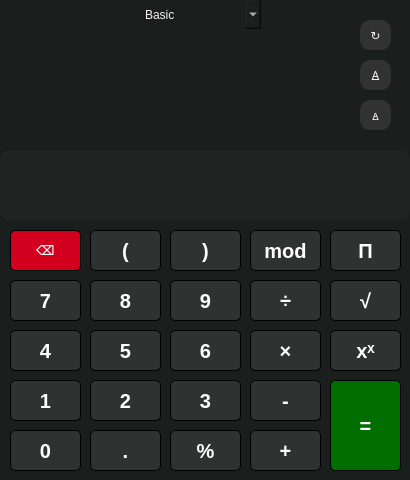
<?xml version="1.0" encoding="UTF-8"?>
<ui version="4.0">
 <class>MainWindow</class>
 <widget class="QMainWindow" name="MainWindow">
  <property name="enabled">
   <bool>true</bool>
  </property>
  <property name="geometry">
   <rect>
    <x>0</x>
    <y>0</y>
    <width>410</width>
    <height>480</height>
   </rect>
  </property>
  <property name="sizePolicy">
   <sizepolicy hsizetype="Fixed" vsizetype="Fixed">
    <horstretch>0</horstretch>
    <verstretch>0</verstretch>
   </sizepolicy>
  </property>
  <property name="minimumSize">
   <size>
    <width>410</width>
    <height>480</height>
   </size>
  </property>
  <property name="maximumSize">
   <size>
    <width>410</width>
    <height>480</height>
   </size>
  </property>
  <property name="acceptDrops">
   <bool>false</bool>
  </property>
  <property name="windowTitle">
   <string>MainWindow</string>
  </property>
  <property name="styleSheet">
   <string notr="true">border-radius: 10%;
color: rgb(246, 245, 244);
background-color: rgb(26, 31, 30);</string>
  </property>
  <property name="windowFilePath">
   <string/>
  </property>
  <property name="inputMethodHints">
   <set>Qt::ImhNone</set>
  </property>
  <property name="documentMode">
   <bool>false</bool>
  </property>
  <property name="tabShape">
   <enum>QTabWidget::Rounded</enum>
  </property>
  <widget class="QWidget" name="centralwidget">
   <widget class="QTextBrowser" name="textBrowser">
    <property name="geometry">
     <rect>
      <x>-1</x>
      <y>0</y>
      <width>411</width>
      <height>151</height>
     </rect>
    </property>
    <property name="font">
     <font>
      <pointsize>20</pointsize>
     </font>
    </property>
    <property name="styleSheet">
     <string notr="true">background-color: rgb(26, 31, 30);
color: rgb(255, 255, 255);</string>
    </property>
   </widget>
   <widget class="QPushButton" name="pushButton_clear">
    <property name="geometry">
     <rect>
      <x>10</x>
      <y>230</y>
      <width>71</width>
      <height>41</height>
     </rect>
    </property>
    <property name="maximumSize">
     <size>
      <width>71</width>
      <height>41</height>
     </size>
    </property>
    <property name="font">
     <font>
      <pointsize>10</pointsize>
      <weight>75</weight>
      <bold>true</bold>
     </font>
    </property>
    <property name="styleSheet">
     <string notr="true">background-color: rgb(210, 0,30);
color: white;
border-radius: 5%;
border: 1px solid  rgb(0, 0, 0);</string>
    </property>
    <property name="text">
     <string>⌫</string>
    </property>
   </widget>
   <widget class="QLineEdit" name="lineEdit">
    <property name="geometry">
     <rect>
      <x>0</x>
      <y>150</y>
      <width>410</width>
      <height>71</height>
     </rect>
    </property>
    <property name="font">
     <font>
      <pointsize>20</pointsize>
      <italic>true</italic>
     </font>
    </property>
    <property name="styleSheet">
     <string notr="true">color: rgb(255, 255, 255);
background-color: rgb(31, 36, 35);</string>
    </property>
    <property name="text">
     <string/>
    </property>
   </widget>
   <widget class="QPushButton" name="pushButton_num7">
    <property name="geometry">
     <rect>
      <x>10</x>
      <y>280</y>
      <width>71</width>
      <height>41</height>
     </rect>
    </property>
    <property name="font">
     <font>
      <pointsize>15</pointsize>
      <weight>75</weight>
      <bold>true</bold>
     </font>
    </property>
    <property name="styleSheet">
     <string notr="true">background-color: rgb(46, 51, 50);
color: white;
border-radius: 5%;
border: 1px solid  rgb(0, 0, 0);</string>
    </property>
    <property name="text">
     <string>7</string>
    </property>
   </widget>
   <widget class="QPushButton" name="pushButton_num4">
    <property name="geometry">
     <rect>
      <x>10</x>
      <y>330</y>
      <width>71</width>
      <height>41</height>
     </rect>
    </property>
    <property name="font">
     <font>
      <pointsize>15</pointsize>
      <weight>75</weight>
      <bold>true</bold>
     </font>
    </property>
    <property name="styleSheet">
     <string notr="true">background-color: rgb(46, 51, 50);
color: white;
border-radius: 5%;
border: 1px solid  rgb(0, 0, 0);</string>
    </property>
    <property name="text">
     <string>4</string>
    </property>
   </widget>
   <widget class="QPushButton" name="pushButton_num1">
    <property name="geometry">
     <rect>
      <x>10</x>
      <y>380</y>
      <width>71</width>
      <height>41</height>
     </rect>
    </property>
    <property name="font">
     <font>
      <pointsize>15</pointsize>
      <weight>75</weight>
      <bold>true</bold>
     </font>
    </property>
    <property name="styleSheet">
     <string notr="true">background-color: rgb(46, 51, 50);
color: white;
border-radius: 5%;
border: 1px solid  rgb(0, 0, 0);</string>
    </property>
    <property name="text">
     <string>1</string>
    </property>
   </widget>
   <widget class="QPushButton" name="pushButton_num0">
    <property name="geometry">
     <rect>
      <x>10</x>
      <y>430</y>
      <width>71</width>
      <height>41</height>
     </rect>
    </property>
    <property name="font">
     <font>
      <pointsize>15</pointsize>
      <weight>75</weight>
      <bold>true</bold>
     </font>
    </property>
    <property name="styleSheet">
     <string notr="true">background-color: rgb(46, 51, 50);
color: white;
border-radius: 5%;
border: 1px solid  rgb(0, 0, 0);</string>
    </property>
    <property name="text">
     <string>0</string>
    </property>
   </widget>
   <widget class="QPushButton" name="pushButton_num2">
    <property name="geometry">
     <rect>
      <x>90</x>
      <y>380</y>
      <width>71</width>
      <height>41</height>
     </rect>
    </property>
    <property name="font">
     <font>
      <pointsize>15</pointsize>
      <weight>75</weight>
      <bold>true</bold>
     </font>
    </property>
    <property name="styleSheet">
     <string notr="true">background-color: rgb(46, 51, 50);
color: white;
border-radius: 5%;
border: 1px solid  rgb(0, 0, 0);</string>
    </property>
    <property name="text">
     <string>2</string>
    </property>
   </widget>
   <widget class="QPushButton" name="pushButton_dot">
    <property name="geometry">
     <rect>
      <x>90</x>
      <y>430</y>
      <width>71</width>
      <height>41</height>
     </rect>
    </property>
    <property name="font">
     <font>
      <pointsize>15</pointsize>
      <weight>75</weight>
      <bold>true</bold>
     </font>
    </property>
    <property name="styleSheet">
     <string notr="true">background-color: rgb(46, 51, 50);
color: white;
border-radius: 5%;
border: 1px solid  rgb(0, 0, 0);</string>
    </property>
    <property name="text">
     <string>.</string>
    </property>
   </widget>
   <widget class="QPushButton" name="pushButton_bracketl">
    <property name="geometry">
     <rect>
      <x>90</x>
      <y>230</y>
      <width>71</width>
      <height>41</height>
     </rect>
    </property>
    <property name="font">
     <font>
      <pointsize>15</pointsize>
      <weight>75</weight>
      <bold>true</bold>
     </font>
    </property>
    <property name="styleSheet">
     <string notr="true">background-color: rgb(46, 51, 50);
color: white;
border-radius: 5%;
border: 1px solid  rgb(0, 0, 0);</string>
    </property>
    <property name="text">
     <string>(</string>
    </property>
   </widget>
   <widget class="QPushButton" name="pushButton_num5">
    <property name="geometry">
     <rect>
      <x>90</x>
      <y>330</y>
      <width>71</width>
      <height>41</height>
     </rect>
    </property>
    <property name="font">
     <font>
      <pointsize>15</pointsize>
      <weight>75</weight>
      <bold>true</bold>
     </font>
    </property>
    <property name="styleSheet">
     <string notr="true">background-color: rgb(46, 51, 50);
color: white;
border-radius: 5%;
border: 1px solid  rgb(0, 0, 0);</string>
    </property>
    <property name="text">
     <string>5</string>
    </property>
   </widget>
   <widget class="QPushButton" name="pushButton_num8">
    <property name="geometry">
     <rect>
      <x>90</x>
      <y>280</y>
      <width>71</width>
      <height>41</height>
     </rect>
    </property>
    <property name="font">
     <font>
      <pointsize>15</pointsize>
      <weight>75</weight>
      <bold>true</bold>
     </font>
    </property>
    <property name="styleSheet">
     <string notr="true">background-color: rgb(46, 51, 50);
color: white;
border-radius: 5%;
border: 1px solid  rgb(0, 0, 0);</string>
    </property>
    <property name="text">
     <string>8</string>
    </property>
   </widget>
   <widget class="QPushButton" name="pushButton_bracketr">
    <property name="geometry">
     <rect>
      <x>170</x>
      <y>230</y>
      <width>71</width>
      <height>41</height>
     </rect>
    </property>
    <property name="font">
     <font>
      <pointsize>15</pointsize>
      <weight>75</weight>
      <bold>true</bold>
     </font>
    </property>
    <property name="styleSheet">
     <string notr="true">background-color: rgb(46, 51, 50);
color: white;
border-radius: 5%;
border: 1px solid  rgb(0, 0, 0);</string>
    </property>
    <property name="text">
     <string>)</string>
    </property>
   </widget>
   <widget class="QPushButton" name="pushButton_num3">
    <property name="geometry">
     <rect>
      <x>170</x>
      <y>380</y>
      <width>71</width>
      <height>41</height>
     </rect>
    </property>
    <property name="font">
     <font>
      <pointsize>15</pointsize>
      <weight>75</weight>
      <bold>true</bold>
     </font>
    </property>
    <property name="styleSheet">
     <string notr="true">background-color: rgb(46, 51, 50);
color: white;
border-radius: 5%;
border: 1px solid  rgb(0, 0, 0);</string>
    </property>
    <property name="text">
     <string>3</string>
    </property>
   </widget>
   <widget class="QPushButton" name="pushButton_num9">
    <property name="geometry">
     <rect>
      <x>170</x>
      <y>280</y>
      <width>71</width>
      <height>41</height>
     </rect>
    </property>
    <property name="font">
     <font>
      <pointsize>15</pointsize>
      <weight>75</weight>
      <bold>true</bold>
     </font>
    </property>
    <property name="styleSheet">
     <string notr="true">background-color: rgb(46, 51, 50);
color: white;
border-radius: 5%;
border: 1px solid  rgb(0, 0, 0);</string>
    </property>
    <property name="text">
     <string>9</string>
    </property>
   </widget>
   <widget class="QPushButton" name="pushButton_percent">
    <property name="geometry">
     <rect>
      <x>170</x>
      <y>430</y>
      <width>71</width>
      <height>41</height>
     </rect>
    </property>
    <property name="font">
     <font>
      <pointsize>15</pointsize>
      <weight>75</weight>
      <bold>true</bold>
     </font>
    </property>
    <property name="styleSheet">
     <string notr="true">background-color: rgb(46, 51, 50);
color: white;
border-radius: 5%;
border: 1px solid  rgb(0, 0, 0);</string>
    </property>
    <property name="text">
     <string>%</string>
    </property>
   </widget>
   <widget class="QPushButton" name="pushButton_num6">
    <property name="geometry">
     <rect>
      <x>170</x>
      <y>330</y>
      <width>71</width>
      <height>41</height>
     </rect>
    </property>
    <property name="font">
     <font>
      <pointsize>15</pointsize>
      <weight>75</weight>
      <bold>true</bold>
     </font>
    </property>
    <property name="styleSheet">
     <string notr="true">background-color: rgb(46, 51, 50);
color: white;
border-radius: 5%;
border: 1px solid  rgb(0, 0, 0);</string>
    </property>
    <property name="text">
     <string>6</string>
    </property>
   </widget>
   <widget class="QPushButton" name="pushButton_mod">
    <property name="geometry">
     <rect>
      <x>250</x>
      <y>230</y>
      <width>71</width>
      <height>41</height>
     </rect>
    </property>
    <property name="font">
     <font>
      <pointsize>15</pointsize>
      <weight>75</weight>
      <bold>true</bold>
     </font>
    </property>
    <property name="styleSheet">
     <string notr="true">background-color: rgb(46, 51, 50);
color: white;
border-radius: 5%;
border: 1px solid  rgb(0, 0, 0);</string>
    </property>
    <property name="text">
     <string>mod</string>
    </property>
   </widget>
   <widget class="QPushButton" name="pushButton_sub">
    <property name="geometry">
     <rect>
      <x>250</x>
      <y>380</y>
      <width>71</width>
      <height>41</height>
     </rect>
    </property>
    <property name="font">
     <font>
      <pointsize>15</pointsize>
      <weight>75</weight>
      <bold>true</bold>
     </font>
    </property>
    <property name="styleSheet">
     <string notr="true">background-color: rgb(46, 51, 50);
color: white;
border-radius: 5%;
border: 1px solid  rgb(0, 0, 0);</string>
    </property>
    <property name="text">
     <string>-</string>
    </property>
   </widget>
   <widget class="QPushButton" name="pushButton_div">
    <property name="geometry">
     <rect>
      <x>250</x>
      <y>280</y>
      <width>71</width>
      <height>41</height>
     </rect>
    </property>
    <property name="font">
     <font>
      <pointsize>15</pointsize>
      <weight>75</weight>
      <bold>true</bold>
     </font>
    </property>
    <property name="styleSheet">
     <string notr="true">background-color: rgb(46, 51, 50);
color: white;
border-radius: 5%;
border: 1px solid  rgb(0, 0, 0);</string>
    </property>
    <property name="text">
     <string>÷</string>
    </property>
   </widget>
   <widget class="QPushButton" name="pushButton_add">
    <property name="geometry">
     <rect>
      <x>250</x>
      <y>430</y>
      <width>71</width>
      <height>41</height>
     </rect>
    </property>
    <property name="font">
     <font>
      <pointsize>15</pointsize>
      <weight>75</weight>
      <bold>true</bold>
     </font>
    </property>
    <property name="styleSheet">
     <string notr="true">background-color: rgb(46, 51, 50);
color: white;
border-radius: 5%;
border: 1px solid  rgb(0, 0, 0);</string>
    </property>
    <property name="text">
     <string>+</string>
    </property>
   </widget>
   <widget class="QPushButton" name="pushButton_mul">
    <property name="geometry">
     <rect>
      <x>250</x>
      <y>330</y>
      <width>71</width>
      <height>41</height>
     </rect>
    </property>
    <property name="font">
     <font>
      <pointsize>15</pointsize>
      <weight>75</weight>
      <bold>true</bold>
     </font>
    </property>
    <property name="styleSheet">
     <string notr="true">background-color: rgb(46, 51, 50);
color: white;
border-radius: 5%;
border: 1px solid  rgb(0, 0, 0);</string>
    </property>
    <property name="text">
     <string>×</string>
    </property>
   </widget>
   <widget class="QPushButton" name="pushButton_pi">
    <property name="geometry">
     <rect>
      <x>330</x>
      <y>230</y>
      <width>71</width>
      <height>41</height>
     </rect>
    </property>
    <property name="font">
     <font>
      <pointsize>15</pointsize>
      <weight>75</weight>
      <bold>true</bold>
     </font>
    </property>
    <property name="styleSheet">
     <string notr="true">background-color: rgb(46, 51, 50);
color: white;
border-radius: 5%;
border: 1px solid  rgb(0, 0, 0);</string>
    </property>
    <property name="text">
     <string>Π</string>
    </property>
   </widget>
   <widget class="QPushButton" name="pushButton_res">
    <property name="geometry">
     <rect>
      <x>330</x>
      <y>380</y>
      <width>71</width>
      <height>91</height>
     </rect>
    </property>
    <property name="font">
     <font>
      <pointsize>15</pointsize>
      <weight>75</weight>
      <bold>true</bold>
     </font>
    </property>
    <property name="styleSheet">
     <string notr="true">background-color: rgb(0, 110, 0);
color: white;
border-radius: 5%;
border: 1px solid  rgb(0, 0, 0);</string>
    </property>
    <property name="text">
     <string>=</string>
    </property>
   </widget>
   <widget class="QPushButton" name="pushButton_root">
    <property name="geometry">
     <rect>
      <x>330</x>
      <y>280</y>
      <width>71</width>
      <height>41</height>
     </rect>
    </property>
    <property name="font">
     <font>
      <pointsize>15</pointsize>
      <weight>75</weight>
      <bold>true</bold>
     </font>
    </property>
    <property name="styleSheet">
     <string notr="true">background-color: rgb(46, 51, 50);
color: white;
border-radius: 5%;
border: 1px solid  rgb(0, 0, 0);</string>
    </property>
    <property name="text">
     <string>√</string>
    </property>
   </widget>
   <widget class="QPushButton" name="pushButton_pow">
    <property name="geometry">
     <rect>
      <x>330</x>
      <y>330</y>
      <width>71</width>
      <height>41</height>
     </rect>
    </property>
    <property name="font">
     <font>
      <pointsize>15</pointsize>
      <weight>75</weight>
      <bold>true</bold>
     </font>
    </property>
    <property name="styleSheet">
     <string notr="true">background-color: rgb(46, 51, 50);
color: white;
border-radius: 5%;
border: 1px solid  rgb(0, 0, 0);</string>
    </property>
    <property name="text">
     <string>xˣ</string>
    </property>
   </widget>
   <widget class="QPushButton" name="pushButton">
    <property name="geometry">
     <rect>
      <x>360</x>
      <y>60</y>
      <width>31</width>
      <height>30</height>
     </rect>
    </property>
    <property name="styleSheet">
     <string notr="true">background-color: rgb(50, 50, 50);</string>
    </property>
    <property name="text">
     <string>Ꙙ</string>
    </property>
   </widget>
   <widget class="QPushButton" name="pushButton_2">
    <property name="geometry">
     <rect>
      <x>360</x>
      <y>100</y>
      <width>31</width>
      <height>30</height>
     </rect>
    </property>
    <property name="styleSheet">
     <string notr="true">background-color: rgb(50, 50, 50);</string>
    </property>
    <property name="text">
     <string>ꙙ</string>
    </property>
   </widget>
   <widget class="QPushButton" name="pushButton_4">
    <property name="geometry">
     <rect>
      <x>360</x>
      <y>20</y>
      <width>31</width>
      <height>30</height>
     </rect>
    </property>
    <property name="styleSheet">
     <string notr="true">background-color: rgb(50, 50, 50);</string>
    </property>
    <property name="text">
     <string>↻</string>
    </property>
   </widget>
   <widget class="QComboBox" name="comboBox">
    <property name="geometry">
     <rect>
      <x>140</x>
      <y>0</y>
      <width>121</width>
      <height>29</height>
     </rect>
    </property>
    <item>
     <property name="text">
      <string>Basic</string>
     </property>
    </item>
    <item>
     <property name="text">
      <string>Advansed</string>
     </property>
    </item>
    <item>
     <property name="text">
      <string>Financial</string>
     </property>
    </item>
    <item>
     <property name="text">
      <string>Programming</string>
     </property>
    </item>
    <item>
     <property name="text">
      <string>Keyboard</string>
     </property>
    </item>
   </widget>
  </widget>
 </widget>
 <resources/>
 <connections>
  <connection>
   <sender>pushButton</sender>
   <signal>clicked()</signal>
   <receiver>textBrowser</receiver>
   <slot>zoomIn()</slot>
   <hints>
    <hint type="sourcelabel">
     <x>385</x>
     <y>76</y>
    </hint>
    <hint type="destinationlabel">
     <x>129</x>
     <y>21</y>
    </hint>
   </hints>
  </connection>
  <connection>
   <sender>pushButton_2</sender>
   <signal>clicked()</signal>
   <receiver>textBrowser</receiver>
   <slot>zoomOut()</slot>
   <hints>
    <hint type="sourcelabel">
     <x>381</x>
     <y>127</y>
    </hint>
    <hint type="destinationlabel">
     <x>92</x>
     <y>70</y>
    </hint>
   </hints>
  </connection>
  <connection>
   <sender>pushButton_4</sender>
   <signal>clicked()</signal>
   <receiver>textBrowser</receiver>
   <slot>clear()</slot>
   <hints>
    <hint type="sourcelabel">
     <x>381</x>
     <y>24</y>
    </hint>
    <hint type="destinationlabel">
     <x>99</x>
     <y>108</y>
    </hint>
   </hints>
  </connection>
  <connection>
   <sender>pushButton_4</sender>
   <signal>clicked(bool)</signal>
   <receiver>lineEdit</receiver>
   <slot>clear()</slot>
   <hints>
    <hint type="sourcelabel">
     <x>360</x>
     <y>31</y>
    </hint>
    <hint type="destinationlabel">
     <x>33</x>
     <y>201</y>
    </hint>
   </hints>
  </connection>
  <connection>
   <sender>pushButton</sender>
   <signal>toggled(bool)</signal>
   <receiver>lineEdit</receiver>
   <slot>selectAll()</slot>
   <hints>
    <hint type="sourcelabel">
     <x>371</x>
     <y>73</y>
    </hint>
    <hint type="destinationlabel">
     <x>145</x>
     <y>214</y>
    </hint>
   </hints>
  </connection>
 </connections>
</ui>
